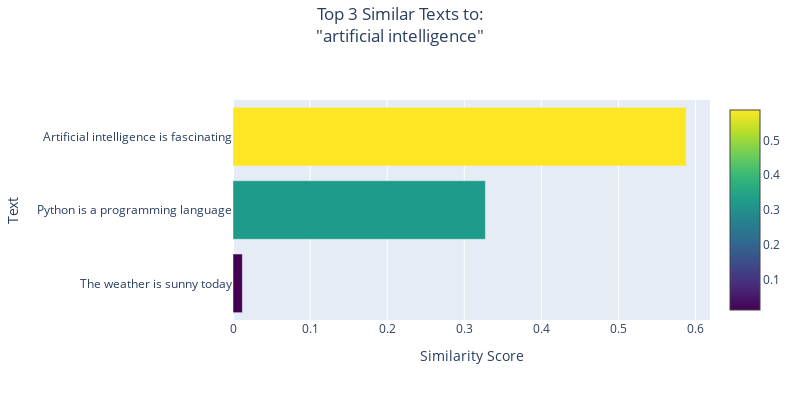

The cell this chart's notebook holds for it:
### Markdown cell above
### 1.2 Similarity Search Explorer 🔎

Try searching for similar texts and see how different models handle the queries.

### Code cell
def create_similarity_explorer():
    # Create widgets
    example_set = widgets.Dropdown(
        options=ExampleSets.get_all_sets().keys(),
        description='Search in:',
        value='Mixed Topics'
    )
    
    model_select = widgets.Dropdown(
        options=EmbeddingVisualizer.AVAILABLE_MODELS.keys(),
        description='Model:',
        value='mpnet'
    )
    
    query_text = widgets.Text(
        value='artificial intelligence',
        description='Query:',
        style={'description_width': 'initial'}
    )
    
    top_k = widgets.IntSlider(
        value=3,
        min=1,
        max=4,
        description='Top K:'
    )
    
    def on_search(b):
        visualizer = EmbeddingVisualizer(model_select.value)
        texts = ExampleSets.get_all_sets()[example_set.value]
        
        fig, results = visualizer.find_similar(query_text.value, texts, top_k.value)
        display(Markdown(f"### 🎯 Search Results ({model_select.value})"))
        display(fig)
    
    search_button = widgets.Button(description='Search')
    search_button.on_click(on_search)
    
    # Create layout
    controls = widgets.VBox([
        widgets.HBox([example_set, model_select]),
        widgets.HBox([query_text, top_k, search_button])
    ])
    
    display(controls)

create_similarity_explorer()

### Figure 1 — Plotly figure (JSON) as saved in the notebook; plotly's stock layout.template omitted (floating-point values rounded to 4 significant figures)
{"data": [{"hovertemplate": "<b>Text:</b> %{y}<br><b>Similarity:</b> %{x:.3f}", "marker": {"color": [0.0121, 0.3274, 0.5878], "colorscale": [[0, "#440154"], [0.1111, "#482878"], [0.2222, "#3e4989"], [0.3333, "#31688e"], [0.4444, "#26828e"], [0.5556, "#1f9e89"], [0.6667, "#35b779"], [0.7778, "#6ece58"], [0.8889, "#b5de2b"], [1, "#fde725"]], "showscale": true}, "orientation": "h", "type": "bar", "x": [0.0121, 0.3274, 0.5878], "y": ["The weather is sunny today", "Python is a programming language", "Artificial intelligence is fascinating"]}], "layout": {"height": 400, "showlegend": false, "title": {"text": "Top 3 Similar Texts to:<br>\"artificial intelligence\"", "x": 0.5, "xanchor": "center", "y": 0.95, "yanchor": "top"}, "width": 800, "xaxis": {"title": {"text": "Similarity Score"}}, "yaxis": {"title": {"text": "Text"}}}}
